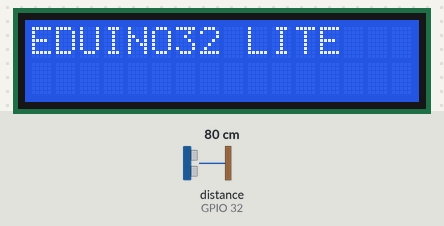
A sketch run on a simulated ESP32. Parts: 16×2 character LCD. Inputs (shaded band) come from the test bench; at power-on: distance to the obstacle (sensor on GPIO 32) 80 cm. The echo pulse lasts 58.3 µs per cm; what the sketch prints to the serial monitor is not drawn.

Above: at 0.1 s.
At 2.9 s:
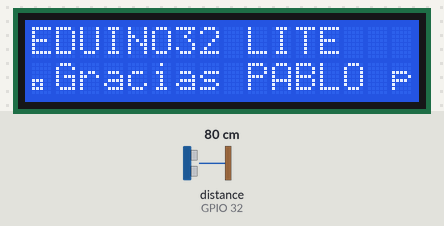
At 5.6 s:
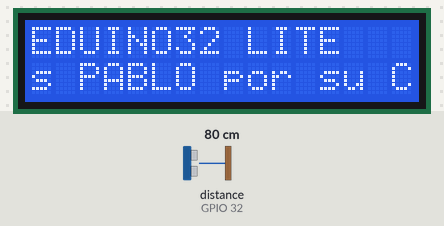
At 8.3 s:
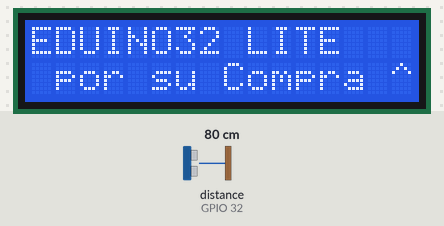
At 10.9 s:
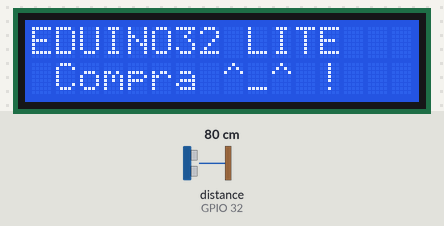
At 22.0 s:
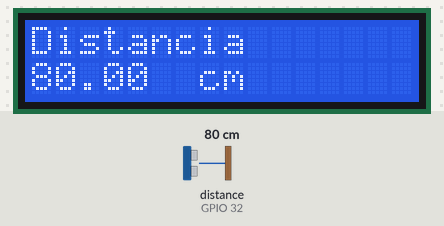

The sketch:

testUltrasonidoLCD_Eduino32.ino
```cpp
#include <LiquidCrystal_I2C.h>

LiquidCrystal_I2C lcd(0x27, 16, 2);
int trigger = 33;
int echo = 32;
float tiempo_de_espera, distancia;

void setup() {
  Serial.begin(9600);
  pinMode(trigger, OUTPUT);
  pinMode(echo, INPUT);

  lcd.init();
  lcd.backlight();
  lcd.clear();
  lcd.setCursor(0, 0);
  lcd.print("EDUINO32 LITE");

  delay(2000);

  String mensaje = " ¡Gracias PABLO por su Compra ^_^ ! ";
  desplazarMensajes("EDUINO32 LITE", mensaje);

  lcd.clear();
}

void loop() {
  digitalWrite(trigger, LOW);
  delayMicroseconds(4);
  digitalWrite(trigger, HIGH);
  delayMicroseconds(10);
  digitalWrite(trigger, LOW);

  tiempo_de_espera = pulseIn(echo, HIGH);
  distancia = (tiempo_de_espera / 2) / 29.15;

  lcd.clear();
  lcd.setCursor(0, 0);
  lcd.print("Distancia");
  lcd.setCursor(0, 1);
  lcd.print(distancia);
  lcd.setCursor(7, 1);
  lcd.print("cm");
  Serial.println(distancia);
  delay(200);
}

void desplazarMensajes(String mensaje1, String mensaje2) {
  for (int i = 0; i <= mensaje2.length() + 15; i++) {
    lcd.clear();
    lcd.setCursor(0, 0);
    lcd.print(mensaje1);
    lcd.setCursor(0, 1);
    lcd.print(mensaje2.substring(i, i + 16));
    delay(350);
  }
}
```
